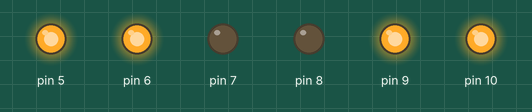
Simulated run of this sketch. Board: Arduino Uno, built with avr-gcc and run on an emulated ATmega328P. Parts: output pins drawn as LEDs (lit = HIGH).

Above: at 0.1 s.
Timing chart, 0 to 1.6 s (numbered marks = the images above):
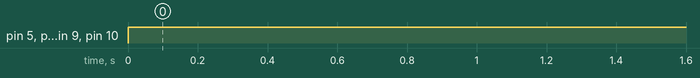

Measured:
- by itself, pin 5, pin 6, pin 9, pin 10: LOW → HIGH at 0.00 s

The sketch:

abot_motor_ardu_function.ino
```cpp
#include <Motor.h>

Motor motor_esquerdo(5,6,7);
Motor motor_direito(10,9,8);

// Avançar o robot com os dois motores na velocidade máxima
void forward() {
  motor_esquerdo.avancar(255);
  motor_direito.avancar(255);
}


void setup() {
}

void loop() {
  forward();

}
```
